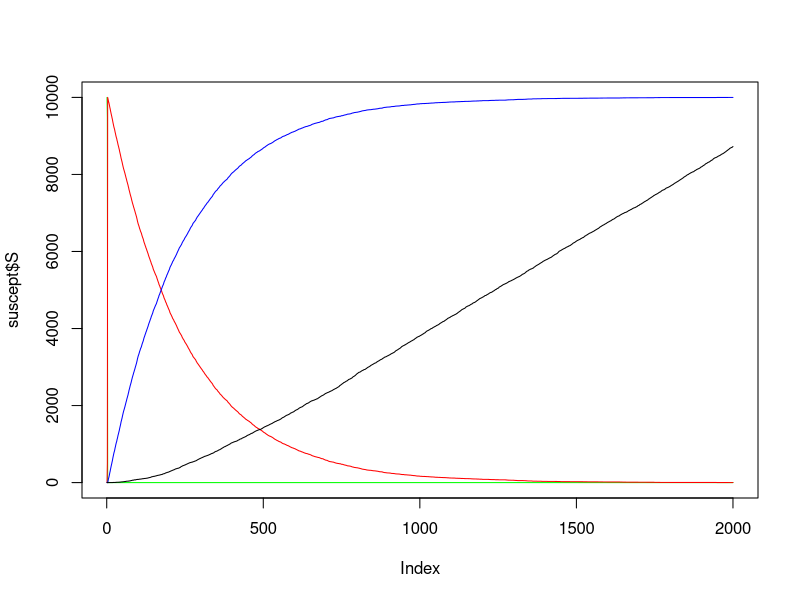

Here is the R script that generated this plot:
# pop size
N <- 10000

# Prob S to I
alpha <- 0.05

# Prob I to R
beta <- 0.004

# Prob R to D
d <- 0.0005

suscept <- list() # list with SIRD
suscept$S[1] <- N
suscept$I[1] <- 1
suscept$R[1] <- 0
suscept$D[1] <- 0

t_1 <- 1

while (suscept$R[t_1] < N) {
  #while (TRUE) { # only when running a function i.e. while true runs until return a value i.e. in a function
  suscept$S[t_1 + 1] <- rbinom(1, suscept$S[t_1], (1 - alpha)^(suscept$I[t_1]))
  suscept$R[t_1 + 1] <- suscept$R[t_1] + rbinom(1, suscept$I[t_1], beta)
  suscept$I[t_1 + 1] <- N - suscept$S[t_1 + 1] - suscept$R[t_1 + 1]
  suscept$D[t_1 + 1] <- suscept$D[t_1] + rbinom(1, suscept$R[t_1], d)
  
  t_1 <- t_1 + 1
  
  # # part where I am trying to restore/add all the recovered (R) to susceptible pop (S)
  # if (suscept$S == 0) {
  #   while (TRUE) {
  #     suscept$S[t_1] <- suscept$R[t_1]
  #     suscept$R[t_1] <- 0
}
#}
#   }
# }

plot(suscept$S,type = "l",col = "green")
points(suscept$I,type = "l", col = "red")
points(suscept$R,type = "l", col = "blue")
points(suscept$D,type = "l", col = "black")





# for (i in suscept$R) {
#   print(i)
#   suscept$D[i] <- rbinom(1, suscept$R[i + 1], d)
# }



if (suscept$R[t_1] == (N + 1)) {
  suscept$S[(length(suscept$S))] <- suscept$R[(length(suscept$R))]
  suscept$R[(length(suscept$R))] <- 0
}
# t_1 <- t+1
suscept$I[(length(suscept$I))] <- 1

while (suscept$R[(length(suscept$R))] < (N + 1)) {
  suscept$S[t_1 + 1] <- rbinom(1, suscept$S[t_1], (1 - alpha) ^ (suscept$I[t_1]))
  
  suscept$R[t_1 + 1] <- suscept$R[t_1] + rbinom(1, suscept$I[t_1], beta)
  
  suscept$I[t_1 + 1] <- N + 1 - suscept$S[t_1 + 1] - suscept$R[t_1 + 1]
  
  t_1 <- t_1 + 1
}

# suscept$S[(length(suscept$S))] <- suscept$R[(length(suscept$R))]
suscept
t
